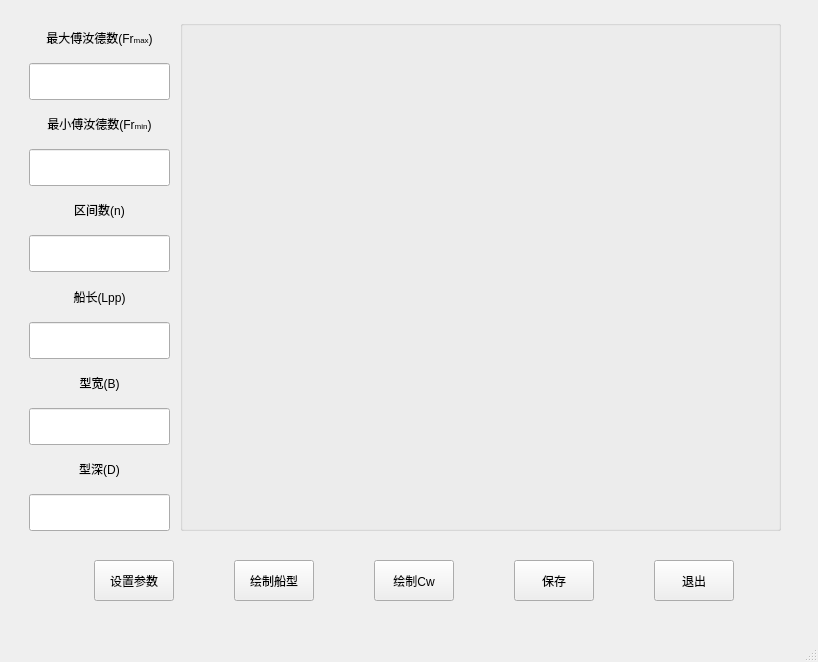
<?xml version="1.0" encoding="UTF-8"?>
<ui version="4.0">
 <class>MainWindow</class>
 <widget class="QMainWindow" name="MainWindow">
  <property name="geometry">
   <rect>
    <x>0</x>
    <y>0</y>
    <width>818</width>
    <height>662</height>
   </rect>
  </property>
  <property name="windowTitle">
   <string>MainWindow</string>
  </property>
  <widget class="QWidget" name="centralwidget">
   <widget class="QWidget" name="verticalLayoutWidget">
    <property name="geometry">
     <rect>
      <x>29</x>
      <y>20</y>
      <width>141</width>
      <height>511</height>
     </rect>
    </property>
    <layout class="QVBoxLayout" name="verticalLayout">
     <item>
      <widget class="QLabel" name="label">
       <property name="text">
        <string>&lt;html&gt;&lt;head/&gt;&lt;body&gt;&lt;p align=&quot;center&quot;&gt;最大傅汝德数(Fr&lt;span style=&quot; font-size:6pt;&quot;&gt;max&lt;/span&gt;)&lt;/p&gt;&lt;/body&gt;&lt;/html&gt;</string>
       </property>
      </widget>
     </item>
     <item>
      <widget class="QLineEdit" name="lineEdit">
       <property name="sizePolicy">
        <sizepolicy hsizetype="Preferred" vsizetype="Preferred">
         <horstretch>0</horstretch>
         <verstretch>0</verstretch>
        </sizepolicy>
       </property>
      </widget>
     </item>
     <item>
      <widget class="QLabel" name="label_2">
       <property name="text">
        <string>&lt;html&gt;&lt;head/&gt;&lt;body&gt;&lt;p align=&quot;center&quot;&gt;最小傅汝德数(Fr&lt;span style=&quot; font-size:6pt;&quot;&gt;min&lt;/span&gt;)&lt;/p&gt;&lt;/body&gt;&lt;/html&gt;</string>
       </property>
      </widget>
     </item>
     <item>
      <widget class="QLineEdit" name="lineEdit_2">
       <property name="sizePolicy">
        <sizepolicy hsizetype="Expanding" vsizetype="Preferred">
         <horstretch>0</horstretch>
         <verstretch>0</verstretch>
        </sizepolicy>
       </property>
      </widget>
     </item>
     <item>
      <widget class="QLabel" name="label_3">
       <property name="text">
        <string>&lt;html&gt;&lt;head/&gt;&lt;body&gt;&lt;p align=&quot;center&quot;&gt;区间数(n)&lt;/p&gt;&lt;/body&gt;&lt;/html&gt;</string>
       </property>
      </widget>
     </item>
     <item>
      <widget class="QLineEdit" name="lineEdit_3">
       <property name="sizePolicy">
        <sizepolicy hsizetype="Expanding" vsizetype="Preferred">
         <horstretch>0</horstretch>
         <verstretch>0</verstretch>
        </sizepolicy>
       </property>
      </widget>
     </item>
     <item>
      <widget class="QLabel" name="label_4">
       <property name="text">
        <string>&lt;html&gt;&lt;head/&gt;&lt;body&gt;&lt;p align=&quot;center&quot;&gt;船长(Lpp)&lt;/p&gt;&lt;/body&gt;&lt;/html&gt;</string>
       </property>
      </widget>
     </item>
     <item>
      <widget class="QLineEdit" name="lineEdit_4">
       <property name="sizePolicy">
        <sizepolicy hsizetype="Expanding" vsizetype="Preferred">
         <horstretch>0</horstretch>
         <verstretch>0</verstretch>
        </sizepolicy>
       </property>
      </widget>
     </item>
     <item>
      <widget class="QLabel" name="label_5">
       <property name="text">
        <string>&lt;html&gt;&lt;head/&gt;&lt;body&gt;&lt;p align=&quot;center&quot;&gt;型宽(B)&lt;/p&gt;&lt;/body&gt;&lt;/html&gt;</string>
       </property>
      </widget>
     </item>
     <item>
      <widget class="QLineEdit" name="lineEdit_5">
       <property name="sizePolicy">
        <sizepolicy hsizetype="Expanding" vsizetype="Preferred">
         <horstretch>0</horstretch>
         <verstretch>0</verstretch>
        </sizepolicy>
       </property>
      </widget>
     </item>
     <item>
      <widget class="QLabel" name="label_6">
       <property name="text">
        <string>&lt;html&gt;&lt;head/&gt;&lt;body&gt;&lt;p align=&quot;center&quot;&gt;型深(D)&lt;/p&gt;&lt;/body&gt;&lt;/html&gt;</string>
       </property>
      </widget>
     </item>
     <item>
      <widget class="QLineEdit" name="lineEdit_6">
       <property name="sizePolicy">
        <sizepolicy hsizetype="Expanding" vsizetype="Preferred">
         <horstretch>0</horstretch>
         <verstretch>0</verstretch>
        </sizepolicy>
       </property>
      </widget>
     </item>
    </layout>
   </widget>
   <widget class="QGroupBox" name="groupBox">
    <property name="geometry">
     <rect>
      <x>180</x>
      <y>20</y>
      <width>601</width>
      <height>511</height>
     </rect>
    </property>
    <property name="title">
     <string/>
    </property>
   </widget>
   <widget class="QWidget" name="layoutWidget">
    <property name="geometry">
     <rect>
      <x>40</x>
      <y>560</y>
      <width>751</width>
      <height>41</height>
     </rect>
    </property>
    <layout class="QHBoxLayout" name="horizontalLayout">
     <item>
      <widget class="QPushButton" name="pushButton">
       <property name="sizePolicy">
        <sizepolicy hsizetype="Fixed" vsizetype="Preferred">
         <horstretch>0</horstretch>
         <verstretch>0</verstretch>
        </sizepolicy>
       </property>
       <property name="text">
        <string>设置参数</string>
       </property>
      </widget>
     </item>
     <item>
      <widget class="QPushButton" name="pushButton_2">
       <property name="sizePolicy">
        <sizepolicy hsizetype="Fixed" vsizetype="Preferred">
         <horstretch>0</horstretch>
         <verstretch>0</verstretch>
        </sizepolicy>
       </property>
       <property name="text">
        <string>绘制船型</string>
       </property>
      </widget>
     </item>
     <item>
      <widget class="QPushButton" name="pushButton_3">
       <property name="sizePolicy">
        <sizepolicy hsizetype="Fixed" vsizetype="Preferred">
         <horstretch>0</horstretch>
         <verstretch>0</verstretch>
        </sizepolicy>
       </property>
       <property name="text">
        <string>绘制Cw</string>
       </property>
      </widget>
     </item>
     <item>
      <widget class="QPushButton" name="pushButton_4">
       <property name="sizePolicy">
        <sizepolicy hsizetype="Fixed" vsizetype="Preferred">
         <horstretch>0</horstretch>
         <verstretch>0</verstretch>
        </sizepolicy>
       </property>
       <property name="text">
        <string>保存</string>
       </property>
      </widget>
     </item>
     <item>
      <widget class="QPushButton" name="pushButton_5">
       <property name="sizePolicy">
        <sizepolicy hsizetype="Fixed" vsizetype="Preferred">
         <horstretch>0</horstretch>
         <verstretch>0</verstretch>
        </sizepolicy>
       </property>
       <property name="text">
        <string>退出</string>
       </property>
      </widget>
     </item>
    </layout>
   </widget>
  </widget>
  <widget class="QMenuBar" name="menubar">
   <property name="geometry">
    <rect>
     <x>0</x>
     <y>0</y>
     <width>818</width>
     <height>26</height>
    </rect>
   </property>
  </widget>
  <widget class="QStatusBar" name="statusbar"/>
 </widget>
 <resources/>
 <connections/>
</ui>
